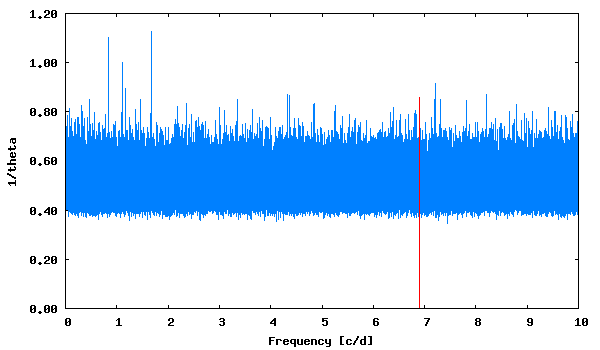

Recreate this plot in gnuplot.
set term png size 600,350 medium
set colors classic
set output "phase_lc_7.lk.png"
set xlabel "Frequency [c/d]"
set ylabel "1/theta"
set format y "%5.2f"
plot [] "lk.periodogram" using 1:2 with lines linecolor 3 title "", "<echo '6.898869  0.86'" with impulses linecolor 1 title ""
 
